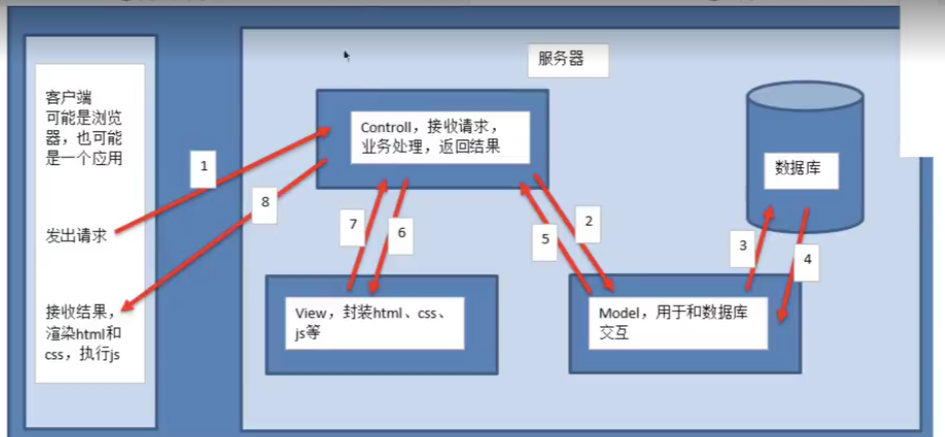
#> input picture image-20221226145619790.jpg, 945 x 437 px
$ python PIL-2.py
#> lines starting #> are read from the running program, lines starting #| are printed output that depends on the picture
from PIL import Image
from pylab import *
import matplotlib
matplotlib.use('TkAgg')
# 读取图像到数组中
im = array(Image.open('image-20221226145619790.jpg'))
#> im is the input picture: shape (437, 945, 4); mean R, G, B, A 170.7, 185.9, 209.1, 255
# 绘制图像
imshow(im)
# 一些点
x = [100,100,400,400]
y = [200,500,200,500]
# 使用红色星状标记绘制点
plot(x,y,'r*')
# 绘制连接前两个点的线
plot(x[:2],y[:2])
# 添加标题，显示绘制的图像
title('Plotting: "image-20221226145619790.jpg"')
show()
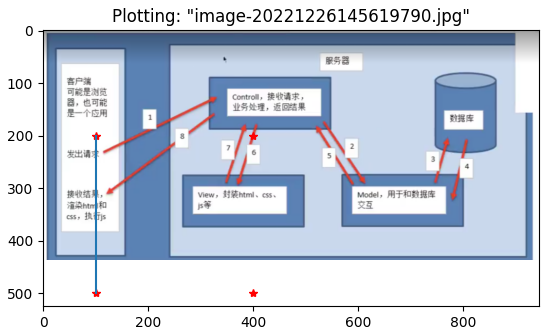
#> figure drawn by matplotlib, 1 panel
